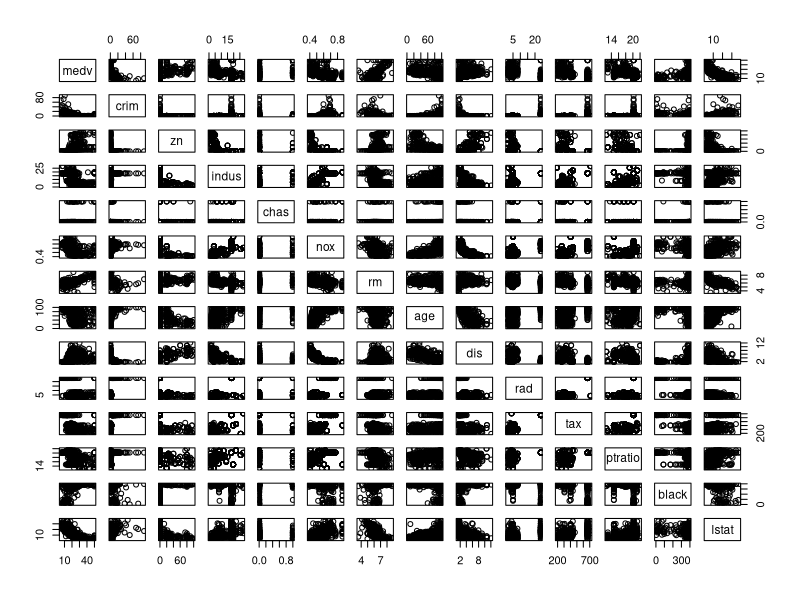
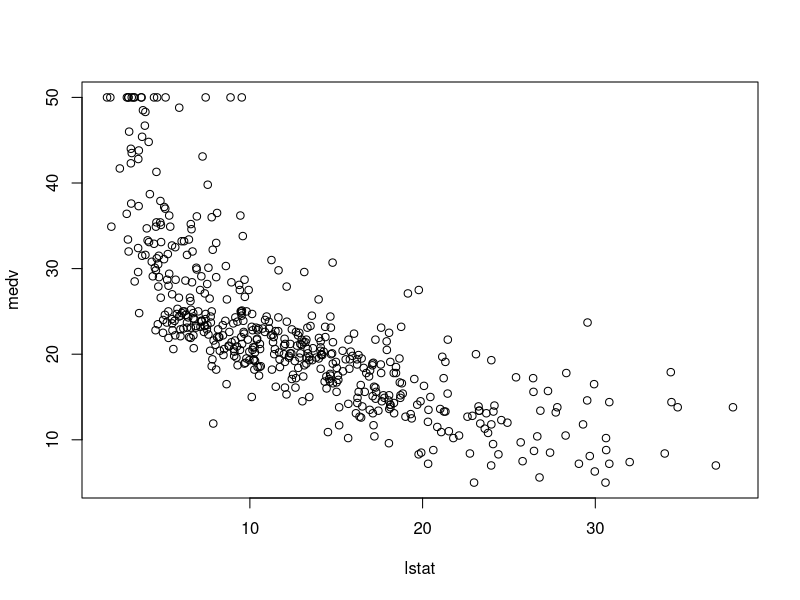
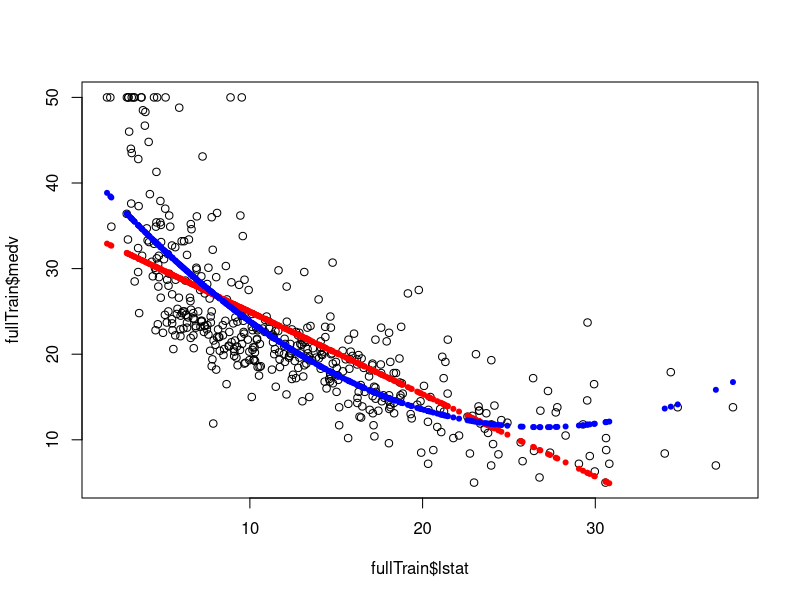

Generate these figures, in order, with R:
#Loading libraries for dataset
library(MASS)

#Explore the dataset
?Boston
names(Boston)
head(Boston)
summary(Boston)
str(Boston)

#Some Basic pot
pairs(medv ~ ., data = Boston)
plot(medv ~ lstat, data = Boston)


#Lets Split the dataset into 450(train (350, 100)),56 (test) 
set.seed(123)
h = sample(nrow(Boston),size =  450)
fullTrain = Boston[h,]
test = Boston[-h,]

set.seed(123)
h2 = sample(nrow(fullTrain),size =  350)
train = fullTrain[h2,]
valid = fullTrain[-h2,]

#Checking Baseline Model
mean(fullTrain$medv) 

fit1 = lm(medv ~ lstat, data = train)
summary(fit1)
pred1 = predict(fit1,valid)
SSE1 = sum((pred1-valid$medv)^2)
SST1 = sum((mean(train$medv) - valid$medv)^2)
R2 = 1 - (SSE1/SST1)
RMSE1 = sqrt(SSE1/nrow(valid))

fit2 = lm(medv ~ ., data = train)
summary(fit2)
pred2 = predict(fit2,valid)

#Loading Metrics library for RMSE function
library(Metrics)
RMSE2 = rmse(valid$medv,pred2)

fit3 = lm(medv ~ . - indus - chas -age, data = train)
summary(fit3)
pred3 = predict(fit3,valid)

RMSE3 =rmse(valid$medv,pred3)

############################################

#Create some model from your side
##########################################


#Checking this with Test test
pred11 = predict(fit1,test)
rmse(test$medv,pred11)

pred12 = predict(fit2,test)
rmse(test$medv,pred12)

pred13 = predict(fit3,test)
rmse(test$medv,pred13)

#Checking after training with full train set
fit1 = lm(medv ~ lstat, data = fullTrain)
pred21 = predict(fit1,test)
fit2 = lm(medv ~ ., data = fullTrain)
pred22 = predict(fit2,test)
fit3 = lm(medv ~ . - indus - chas -age, data = fullTrain)
pred23 = predict(fit3,test)

#RMSE with Validation approach and small dataset (For comparison)
rmse(test$medv,pred11)
rmse(test$medv,pred12)
rmse(test$medv,pred13)

#Calculate RMSE with Full train set
rmse(test$medv,pred21)
rmse(test$medv,pred22)
rmse(test$medv,pred23)

#Lets do some feature enginering
fit4 = lm(medv ~ . + I(lstat^2), data = fullTrain)
pred24 = predict(fit4,test)

rmse(test$medv,pred24)

#Just for plotting
fit5 = lm(medv ~ lstat + I(lstat^2), data = fullTrain)
pred25 = predict(fit5,test)

rmse(test$medv,pred25)

#Some plots again
plot(fullTrain$medv~fullTrain$lstat)
points(fullTrain$lstat,fitted(fit1),col="red",pch=20)
points(fullTrain$lstat,fitted(fit5),col="blue",pch=20)
